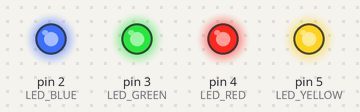
Bench run of a sketch on a simulated Arduino Uno, built with avr-gcc and run on an emulated ATmega328P. Parts: output pins drawn as LEDs (lit = HIGH).

Above: at 0.15 s.
At 2.25 s:
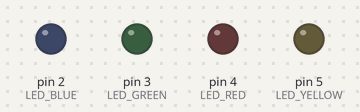
Timing chart, 0 to 3.0 s (numbered marks = the images above):
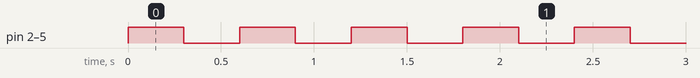

The sketch:

ejercicio_1.ino
```cpp
#define LED_BLUE 2
#define LED_GREEN 3
#define LED_RED 4
#define LED_YELLOW 5

#define INTERVAL 300

void setup() {
  setupLed(LED_BLUE);
  setupLed(LED_GREEN);
  setupLed(LED_RED);
  setupLed(LED_YELLOW);
}

void loop() {
  switchAllLeds(HIGH);
  delay(INTERVAL);
  switchAllLeds(LOW);
  delay(INTERVAL);
}

void setupLed(byte led) {
  pinMode(led, OUTPUT);
  digitalWrite(led, LOW);
}

void switchAllLeds(byte mode) {
  digitalWrite(LED_BLUE, mode);
  digitalWrite(LED_GREEN, mode);
  digitalWrite(LED_RED, mode);
  digitalWrite(LED_YELLOW, mode);
}
```

Measured:
- by itself, pin 2 (LED_BLUE), pin 3 (LED_GREEN), pin 4 (LED_RED), pin 5 (LED_YELLOW): alternates HIGH for 0.30 s and LOW for 0.30 s
